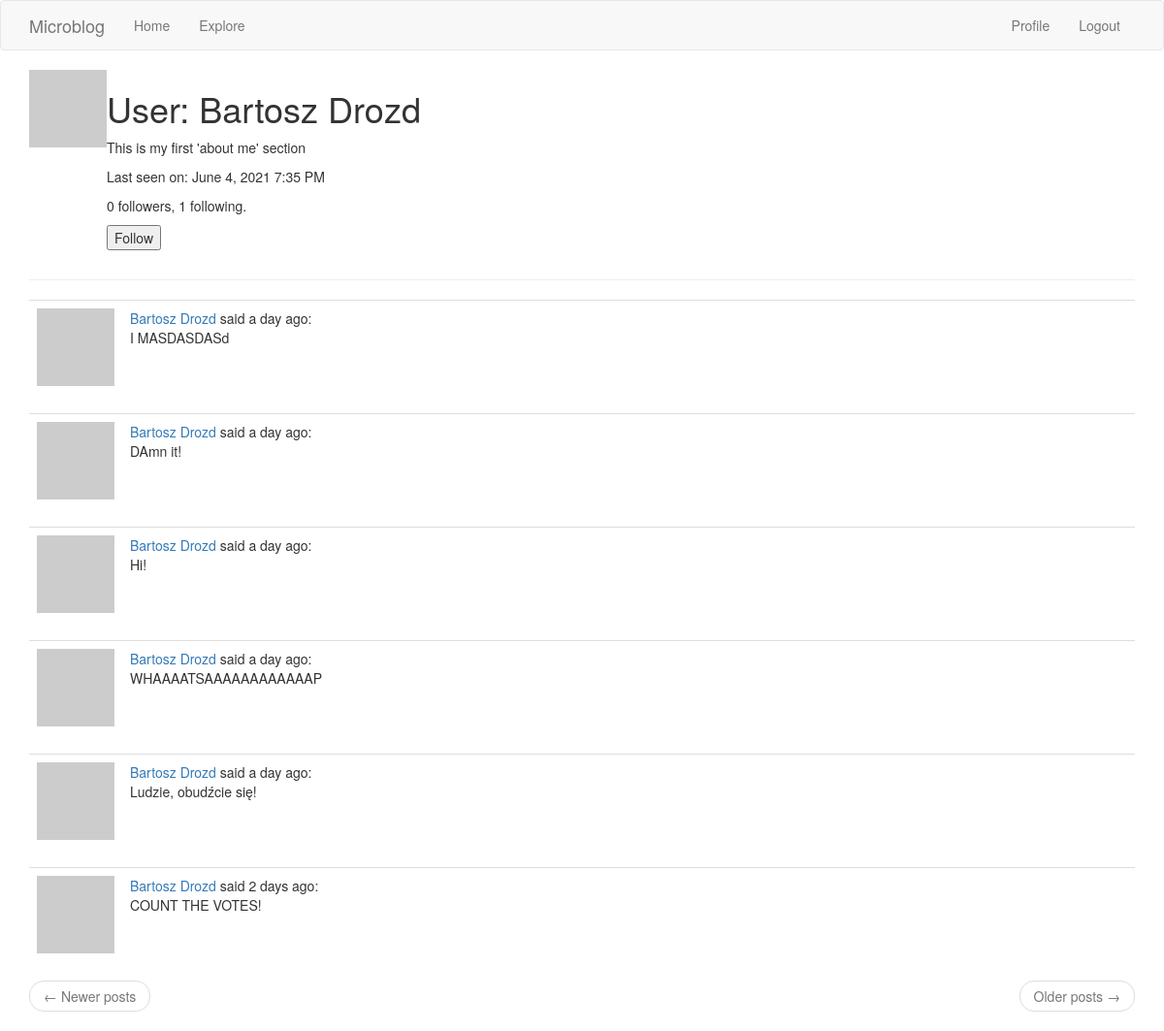
Page /user/Bartosz Drozd (signed in) on the committed database.
### app/models.py (models this page shows, shortened)
class User(UserMixin, db.Model):
    id = db.Column(db.Integer, primary_key=True)
    username = db.Column(db.String(64), index=True, unique=True)
    email = db.Column(db.String(120), index=True, unique=True)
    password_hash = db.Column(db.String(128))
    posts = db.relationship('Post', backref='author', lazy='dynamic')
    about_me = db.Column(db.String(140))
    last_seen = db.Column(db.DateTime, default=datetime.utcnow)
    followed = db.relationship(
    'User', secondary=followers,
    primaryjoin=(followers.c.follower_id == id),
    secondaryjoin=(followers.c.followed_id == id),
    backref=db.backref('followers', lazy='dynamic'), lazy='dynamic')
    def avatar(self, size):
        digest = md5(self.email.lower().encode('utf-8')).hexdigest()
        return 'https://www.gravatar.com/avatar/{}?d=identicon&s={}'.format(digest, size)
    def is_following(self, user):
        return self.followed.filter(
            followers.c.followed_id == user.id).count() > 0

class Post(db.Model):
    id = db.Column(db.Integer, primary_key=True)
    body = db.Column(db.String(140))
    timestamp = db.Column(db.DateTime, index=True, default=datetime.utcnow)
    user_id = db.Column(db.Integer, db.ForeignKey('user.id'))

### app/routes.py (the view)
@app.route('/user/<username>')
@login_required
def user(username):
    user = User.query.filter_by(username=username).first_or_404()
    page = request.args.get('page', 1, type=int)
    posts = user.posts.order_by(Post.timestamp.desc()).paginate(
        page, app.config['POSTS_PER_PAGE'], False)
    next_url = url_for('user', username=user.username, page=posts.next_num) \
        if posts.has_next else None
    prev_url = url_for('user', username=user.username, page=posts.prev_num) \
        if posts.has_prev else None
    form = EmptyForm()
    return render_template('user.html', user=user, posts=posts.items,
                           next_url=next_url, prev_url=prev_url, form=form)

### app/forms.py
class EmptyForm(FlaskForm):
    submit = SubmitField('Submit')

### app/models.py (called while the page is built)
@login.user_loader
def load_user(id):
    return User.query.get(int(id))

### app/routes.py (called while the page is built)
@app.before_request
def before_request():
    if current_user.is_authenticated:
        current_user.last_seen = datetime.utcnow()
        db.session.commit()

### app/templates/user.html (shortened to what this page needs)
{% extends "base.html" %}
{% block app_content %}
    <table>
        <tr valign="top">
            <td><img src="{{ user.avatar(128) }}"></td>
            <td>
                <h1>User: {{ user.username }}</h1>
                {% if user.about_me %}<p>{{ user.about_me }}</p>{% endif %}
                {% if user.last_seen %}
                <p>Last seen on: {{ moment(user.last_seen).format('LLL') }}</p>
                {% endif %}
                <p>{{ user.followers.count() }} followers, {{ user.followed.count() }} following.</p>
                {% if user == current_user %}
                <p><a href="{{ url_for('edit_profile') }}">Edit your profile</a></p>
                {% elif not current_user.is_following(user) %}
                <p>
                    <form action="{{ url_for('follow', username=user.username) }}" method="post">
                        {{ form.submit(value='Follow') }}
                    </form>
                </p>
                {% endif %}
            </td>
        </tr>
    </table>
    <hr>
    {% for post in posts %}
        {% include '_post.html' %}
    {% endfor %}
    <nav aria-label="...">
        <ul class="pager">
            <li class="previous{% if not prev_url %} disabled{% endif %}">
                <a href="{{ prev_url or '#' }}">
                    <span aria-hidden="true">&larr;</span> Newer posts
                </a>
            </li>
            <li class="next{% if not next_url %} disabled{% endif %}">
                <a href="{{ next_url or '#' }}">
                    Older posts <span aria-hidden="true">&rarr;</span>
                </a>
            </li>
        </ul>
    </nav>
{% endblock %}

### app/templates/_post.html
    <table class="table table-hover">
        <tr>
            <td width="70px">
                <a href="{{ url_for('user', username=post.author.username) }}">
                    <img src="{{ post.author.avatar(70) }}" />
                </a>
            </td>
            <td>
                <a href="{{ url_for('user', username=post.author.username) }}">
                    {{ post.author.username }}
                </a>
                said {{ moment(post.timestamp).fromNow() }}:
                <br>
                {{ post.body }}
            </td>
        </tr>
    </table>

### rows in the picture
User: username "Bartosz Drozd", about_me "This is my first 'about me' section", last_seen "June 4, 2021 7:35 PM"
Post: author.username "Bartosz Drozd", timestamp "a day ago", body "I MASDASDASd"
Post: author.username "Bartosz Drozd", timestamp "a day ago", body "DAmn it!"
Post: author.username "Bartosz Drozd", timestamp "a day ago", body "Hi!"
Post: author.username "Bartosz Drozd", timestamp "a day ago", body "WHAAAATSAAAAAAAAAAAAP"
Post: author.username "Bartosz Drozd", timestamp "a day ago", body "Ludzie, obudźcie się!"
Post: author.username "Bartosz Drozd", timestamp "2 days ago", body "COUNT THE VOTES!"

### other values in the picture
{{ user.followers.count() }} "0"
{{ user.followed.count() }} "1"
